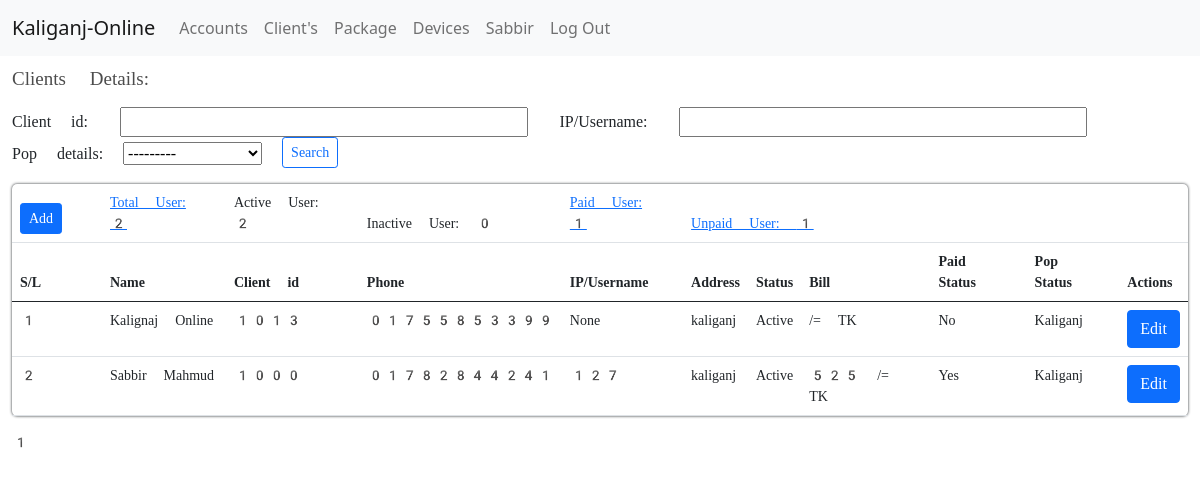
The page /clients/ (signed in) on the database as committed earlier.
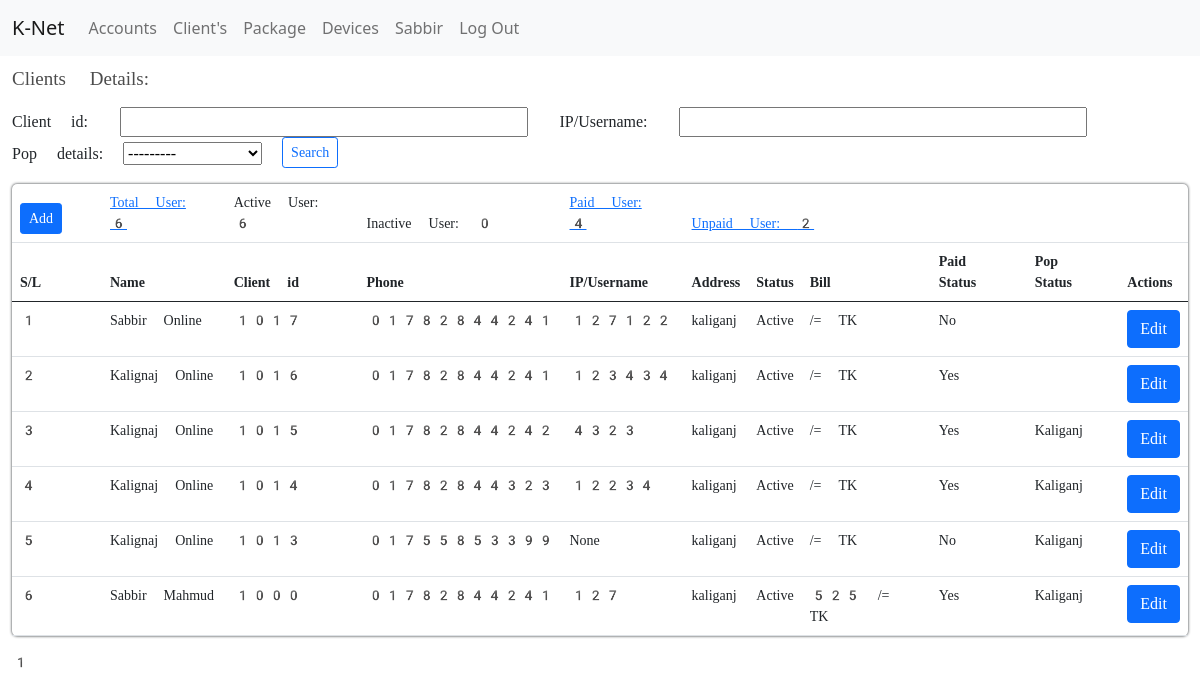
The same page on the database as committed later.
### apps/core/models.py (models this page shows, shortened)
class Isp_info(models.Model):
    name = models.CharField(max_length=200)
    address = models.CharField(max_length=200)
    phone = models.CharField(max_length=200)
    email = models.EmailField(max_length=200)
    website = models.URLField(max_length=200)

class Pop(models.Model):
    pop_name = models.CharField(max_length=200)
    users = models.IntegerField(default=0)
    main_pop_name = models.ForeignKey('self',
                                      on_delete=models.CASCADE,
                                      null=True,
                                      blank=True)
    date = models.DateTimeField(auto_now_add=True)
    def __str__(self):
        return self.pop_name

class Package(models.Model):
    choice_status = (('Active', 'Active'), ('Inactive', 'Inactive'))
    name = models.CharField(max_length=200)
    speed = models.IntegerField()
    ggc = models.IntegerField(default=10, verbose_name='GGC')
    fna = models.IntegerField(default=10, verbose_name='FNA')
    public_ip = models.BooleanField(default=False)
    status = models.CharField(max_length=100, choices=choice_status)
    price = models.IntegerField()

### apps/users/models.py (models this page shows, shortened)
class User(AbstractBaseUser):
    user_id = models.IntegerField(unique=True,)
    client = models.BooleanField(default=True)
    reseller = models.BooleanField(default=False)
    owner = models.BooleanField(default=False)
    worker = models.BooleanField(default=False)
    staff = models.BooleanField(default=False)
    admin = models.BooleanField(default=False)
    USERNAME_FIELD = 'user_id'
    REQUIRED_FIELDS = []
    object = UserManager()

### apps/clients/models.py (models this page shows, shortened)
class Clients(models.Model):
    genders = (
        ('Male', 'Male'),
        ('Female', 'Female'),
        ('Others', 'Others'),
    )
    choice_status = (('Active', 'Active'), ('Inactive', 'Inactive'))
    user = models.OneToOneField(User, on_delete=models.CASCADE)
    first_name = models.CharField(max_length=245)
    last_name = models.CharField(max_length=245)
    gender = models.CharField(max_length=245, choices=genders)
    email = models.EmailField(max_length=245)
    phone = models.CharField(max_length=11)
    nid = models.CharField(max_length=11)
    client_id = models.IntegerField(unique=True)
    ip_username = models.CharField(max_length=20,
                                   unique=True,
                                   null=True,
                                   blank=True,
                                   verbose_name='IP/Username')
    address = models.CharField(max_length=100)
    olt_details = models.ForeignKey(Olt,
                                    on_delete=models.CASCADE,
                                    null=True,
                                    blank=True)
    onu_details = models.ForeignKey(Onu,
                                    on_delete=models.CASCADE,
                                    null=True,
                                    blank=True)
    switch_details = models.ForeignKey(Switch,
                                       on_delete=models.CASCADE,
                                       null=True,
                                       blank=True)
    router_details = models.ForeignKey(Router,
                                       on_delete=models.CASCADE,
                                       null=True,
                                       blank=True)
    package_details = models.ForeignKey(Package,
                                        on_delete=models.CASCADE,
                                        null=True,
                                        blank=True)
    pop_details = models.ForeignKey(Pop,
                                    on_delete=models.CASCADE,
                                    null=True,
                                    blank=True)
    status = models.CharField(max_length=100,
                              default='Active',
                              choices=choice_status)
    paid = models.BooleanField(default=False)
    reseller = models.ForeignKey(
        Resellers, on_delete=models.CASCADE, null=True, blank=True)
    date = models.DateTimeField(auto_now_add=True)

### apps/clients/decorators.py (the view, shortened to what this page needs)
    def wrapper_func(request, *args, **kwargs):
        if request.user.admin == True:
            return view_func(request, *args, **kwargs)

### apps/clients/views.py (called while the page is built)
def user_match():
    user_id = UserId.objects.filter(id=1).first()
    client = Clients.objects.filter(client_id=user_id.user).first()
    if client is None:
        user = User.object.get(user_id=user_id.user)
        user.delete()
        user_id.user = user_id.user - 1
        user_id.save()

### apps/clients/templates/clients/clients_list.html (shortened to what this page needs)
{% extends 'core/base.html' %}
{% block content %}
<section>
    <div class="container-fluid">
        <div class="clients-title">
            <h3>Clients Details:</h3>
        </div>
        <div class="search-arera my-3">
            <form method="get">
                {{filters.form}}
                <button class="btn btn-sm btn-outline-primary" type="submit">Search</button>
            </form>
        </div>
        <div class="clients-wrapper">
            <table class="table table-hover">
                <thead>
                    <tr>
                        <td scope="col"><a class="btn btn-sm btn-primary" href="{% url 'client-add' %}">Add</a></td>
                        <td><a href="{% url 'client-show' %}">Total User: {{count}}</a></td>
                        <td>Active User: {{active}}</td>
                        <td>Inactive User: {{inactive}}</td>
                        <td> <a href="{% url 'paid-client-show' %}">Paid User: {{paid_count}}</a></td>
                        <td colspan="7"><a href="{% url 'unpaid-client-show' %}">Unpaid User: {{unpaid_count}}</a></td>
                    </tr>
                    <tr>
                        <th style="width:90px" scope="col">S/L</th>
                        <th scope="col">Name</th>
                        <th scope="col">Client id</th>
                        <th scope="col">Phone</th>
                        <th scope="col">IP/Username</th>
                        <th scope="col">Address</th>
                        <th scope="col">Status</th>
                        <th scope="col">Bill</th>
                        <th scope="col">Paid Status</th>
                        <th scope="col">Pop Status</th>
                        <th scope="col">Actions</th>
                    </tr>
                </thead>
                <tbody>
                    {% for client in clients %}
                    <tr>
                        <th scope="row">{{forloop.counter}}</th>
                        <td>{{client.first_name}} {{client.last_name}}</td>
                        <td>{{client.client_id}}</td>
                        <td>{{client.phone}}</td>
                        <td>{{client.ip_username}}</td>
                        <td>{{client.address}}</td>
                        <td>{{client.status}}</td>
                        <td>{{client.package_details.price}} /= TK</td>
                        <td>
                            {%if client.paid %}
                            Yes
                            {% else %}
                            No
                            {% endif %}
                        </td>
                        <td>{{client.pop_details.pop_name}}</td>
                        <td>
                            <a class="btn btn-primary" href="{% url 'client-update' client.id %}">Edit</a>
                        </td>
                    </tr>
                    {% endfor %}
                </tbody>
            </table>
            {{clients.number}}
        </div>
    </div>
</section>
{% endblock %}

### apps/core/templates/core/base.html (shortened to what this page needs)
{% load static %}
<!DOCTYPE html>
<html lang="en">
<head>
  <link href="https://cdn.jsdelivr.net/npm/bootstrap@5.0.2/dist/css/bootstrap.min.css" rel="stylesheet">
  <link rel="stylesheet" href="{% static 'core/main.css' %}">
</head>
<body>
  <nav class="navbar navbar-expand-lg navbar-light bg-light">
    <div class="container-fluid">
      <a class="navbar-brand" href="{% url 'inside' %}">{{isp_info.name}}</a>
      <div class="collapse navbar-collapse" id="navbarNav">
        <ul class="navbar-nav">
          {% if request.user.owner %}
          <li class="nav-item">
            <a class="nav-link" href="{% url 'account-dashboard' %}">Accounts</a>
          </li>
          {% endif %}
          {% block navbar %}
          <li class="nav-item">
            <a class="nav-link" href="{% url 'client-show' %}">Client's</a>
          </li>
          <li class="nav-item">
            <a class="nav-link" href="{% url 'package-show' %}">Package</a>
          </li>
          <li class="nav-item">
            <a class="nav-link" href="{% url 'devicesInfo' %}">Devices</a>
          </li>
          {% endblock navbar %}
          <li class="nav-item">
            <a class="nav-link" href="{% url 'user_dashboard' %}">{{request.user.clients.first_name}}</a>
          </li>
          <li class="nav-item">
            <a class="nav-link" href="{% url 'client_logout' %}">Log Out</a>
          </li>
        </ul>
      </div>
    </div>
  </nav>
  {% block content %}{% endblock content %}
</body>
</html>

### static/core/main.css (style rules this page uses)
table { box-shadow: 0px 0px 3px 0px; border-radius: 5px; padding: 1%; }
.clients-title h3 { font-size: 19px; margin-top: 1%; font-weight: 500; font-family: emoji; color: #000000b3; }
.clients-wrapper { font-family: emoji; font-size: 14px; }
.search-arera { font-family: emoji; }
.search-arera input { margin: 0 1%; }

Rows that differ between the two databases and show on the page:
changed Isp_info: name "Kaliganj-Online" → "K-Net"
added Clients: first_name "Sabbir", last_name "Online", client_id "1017", phone "01782844241", ip_username "127122", address "kaliganj", status "Active", paid "No"
added Clients: first_name "Kalignaj", last_name "Online", client_id "1016", phone "01782844241", ip_username "123434", address "kaliganj", status "Active", paid "Yes"
added Clients: first_name "Kalignaj", last_name "Online", client_id "1015", phone "01782844242", ip_username "4323", address "kaliganj", status "Active", paid "Yes", pop_details.pop_name "Kaliganj"
added Clients: first_name "Kalignaj", last_name "Online", client_id "1014", phone "01782844323", ip_username "12234", address "kaliganj", status "Active", paid "Yes", pop_details.pop_name "Kaliganj"
Other text that changed with them:
{{ count }}: "2" → "6"
{{ active }}: "2" → "6"
{{ paid_count }}: "1" → "4"
{{ unpaid_count }}: "1" → "2"
